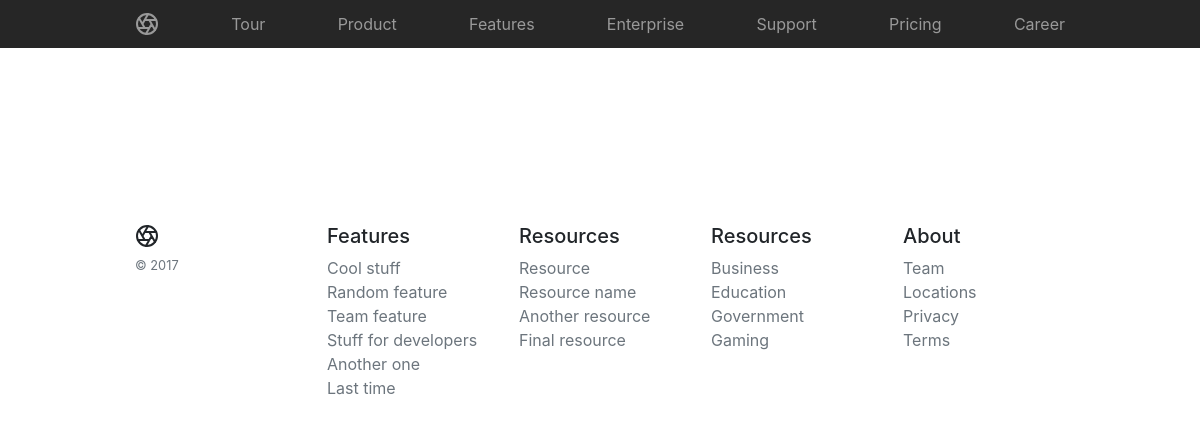
The app's page /jobs/, older data.
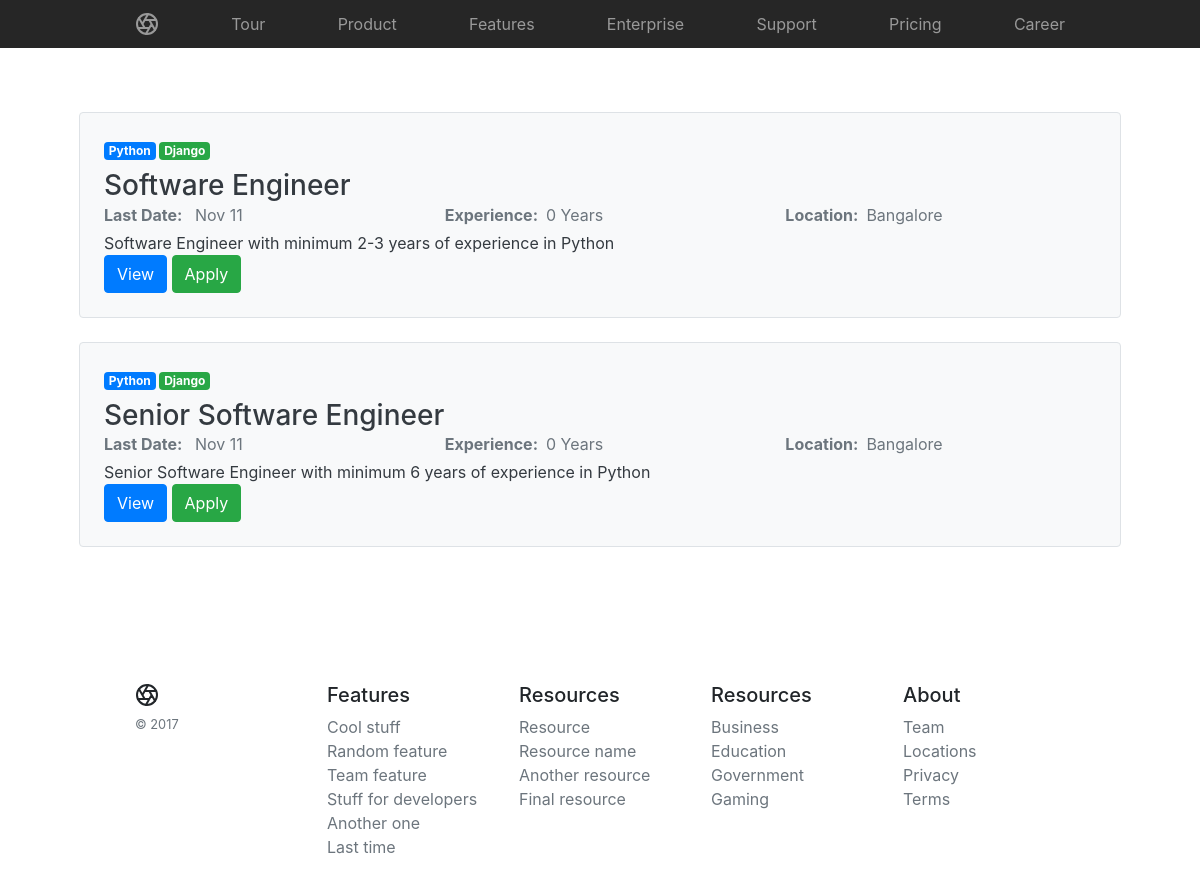
The same page, newer data.
### jobs/models.py (models this page shows)
class Job(models.Model):
    title = models.CharField(max_length=256)
    description = models.TextField()
    experience = models.IntegerField(default=0)
    location = models.CharField(default = 'Bangalore', max_length=256)

### jobs/views.py (the view)
class JobList(ListView):
    model = Job

### jobs/templates/jobs/job_list.html
{% extends 'base.html' %}
{% block body %}
{% for job in job_list %}
<div class="col-md-12">
    <div class="row no-gutters border rounded overflow-hidden bg-light text-dark position-relative">
        <div class="col p-4 position-static">
            <strong class="d-inline-block mb-2 text-success">
                <span class="badge badge-primary">Python</span>
                <span class="badge badge-success">Django</span></strong>
            <h3 class="mb-0">{{job.title}}</h3>
            <div class="row">
                <div class="col">
                    <div class="mb-1 text-muted"><strong class="mr-2">Last Date:</strong class="mr-2"> Nov 11</div>
                </div>
                <div class="col">
                    <div class="mb-1 text-muted"><strong class="mr-2">Experience:</strong>{{job.experience}} Years</div>
                </div>
                <div class="col">
                    <div class="mb-1 text-muted"><strong class="mr-2">Location:</strong class="mr-2">{{job.location}}
                    </div>
                </div>
            </div>
            <div class="row">
                <div class="col">
                    <p class="mb-auto">{{job.description}}</p>
                </div>
            </div>
            <div class="row">
                <div class="col">
                    <a href="{% url 'jobs:job_detail' pk=job.pk %}" class="btn btn-primary">View</a>
                    <a href="#" class="btn btn-success">Apply</a></div>
            </div>
        </div>
    </div>
</div>
<br>
{% endfor %}
{% endblock %}

### templates/base.html (shortened to what this page needs)
<!DOCTYPE html>
{% load staticfiles %}
<html lang="en">
<head>
    <link rel="stylesheet" href="https://stackpath.bootstrapcdn.com/bootstrap/4.4.1/css/bootstrap.min.css"
>
    {% block customer_css %}
    <link rel="stylesheet" href="{% static 'css/home.css' %}">
    {% endblock %}
</head>
<body>
    <nav class="site-header sticky-top py-1">
        <div class="container d-flex flex-column flex-md-row justify-content-between">
            <a class="py-2" href="{% url 'index' %}" aria-label="Product">
            </a>
            <a class="py-2 d-none d-md-inline-block" href="#">Tour</a>
            <a class="py-2 d-none d-md-inline-block" href="#">Product</a>
            <a class="py-2 d-none d-md-inline-block" href="#">Features</a>
            <a class="py-2 d-none d-md-inline-block" href="#">Enterprise</a>
            <a class="py-2 d-none d-md-inline-block" href="#">Support</a>
            <a class="py-2 d-none d-md-inline-block" href="#">Pricing</a>
            <a class="py-2 d-none d-md-inline-block" href="{% url 'jobs:all' %}">Career</a>
        </div>
    </nav>
    <div class="p-3 p-md-5 m-md-3">
    {% block body %}{% endblock %}
</div>
    <footer class="container py-5">
        <div class="row">
            <div class="col-12 col-md">
                <small class="d-block mb-3 text-muted">&copy; 2017</small>
            </div>
            <div class="col-6 col-md">
                <h5>Features</h5>
                <ul class="list-unstyled text-small">
                    <li><a class="text-muted" href="#">Cool stuff</a></li>
                    <li><a class="text-muted" href="#">Random feature</a></li>
                    <li><a class="text-muted" href="#">Team feature</a></li>
                    <li><a class="text-muted" href="#">Stuff for developers</a></li>
                    <li><a class="text-muted" href="#">Another one</a></li>
                    <li><a class="text-muted" href="#">Last time</a></li>
                </ul>
            </div>
            <div class="col-6 col-md">
                <h5>Resources</h5>
                <ul class="list-unstyled text-small">
                    <li><a class="text-muted" href="#">Resource</a></li>
                    <li><a class="text-muted" href="#">Resource name</a></li>
                    <li><a class="text-muted" href="#">Another resource</a></li>
                    <li><a class="text-muted" href="#">Final resource</a></li>
                </ul>
            </div>
            <div class="col-6 col-md">
                <h5>Resources</h5>
                <ul class="list-unstyled text-small">
                    <li><a class="text-muted" href="#">Business</a></li>
                    <li><a class="text-muted" href="#">Education</a></li>
                    <li><a class="text-muted" href="#">Government</a></li>
                    <li><a class="text-muted" href="#">Gaming</a></li>
                </ul>
            </div>
            <div class="col-6 col-md">
                <h5>About</h5>
                <ul class="list-unstyled text-small">
                    <li><a class="text-muted" href="#">Team</a></li>
                    <li><a class="text-muted" href="#">Locations</a></li>
                    <li><a class="text-muted" href="#">Privacy</a></li>
                    <li><a class="text-muted" href="#">Terms</a></li>
                </ul>
            </div>
        </div>
    </footer>
</body>
</html>

### static/css/home.css (style rules this page uses)
.container { max-width: 960px; }
.site-header { background-color: rgba(0, 0, 0, .85); -webkit-backdrop-filter: saturate(180%) blur(20px); backdrop-filter: saturate(180%) blur(20px); }
.site-header a { color: #999; transition: ease-in-out color .15s; }
.overflow-hidden { overflow: hidden; }

Row changes from the older to the newer data that the page shows:
added Job: title "Software Engineer", experience "0", location "Bangalore", description "Software Engineer with minimum 2-3 years of experience in Python"
added Job: title "Senior Software Engineer", experience "0", location "Bangalore", description "Senior Software Engineer with minimum 6 years of experience in Python"
